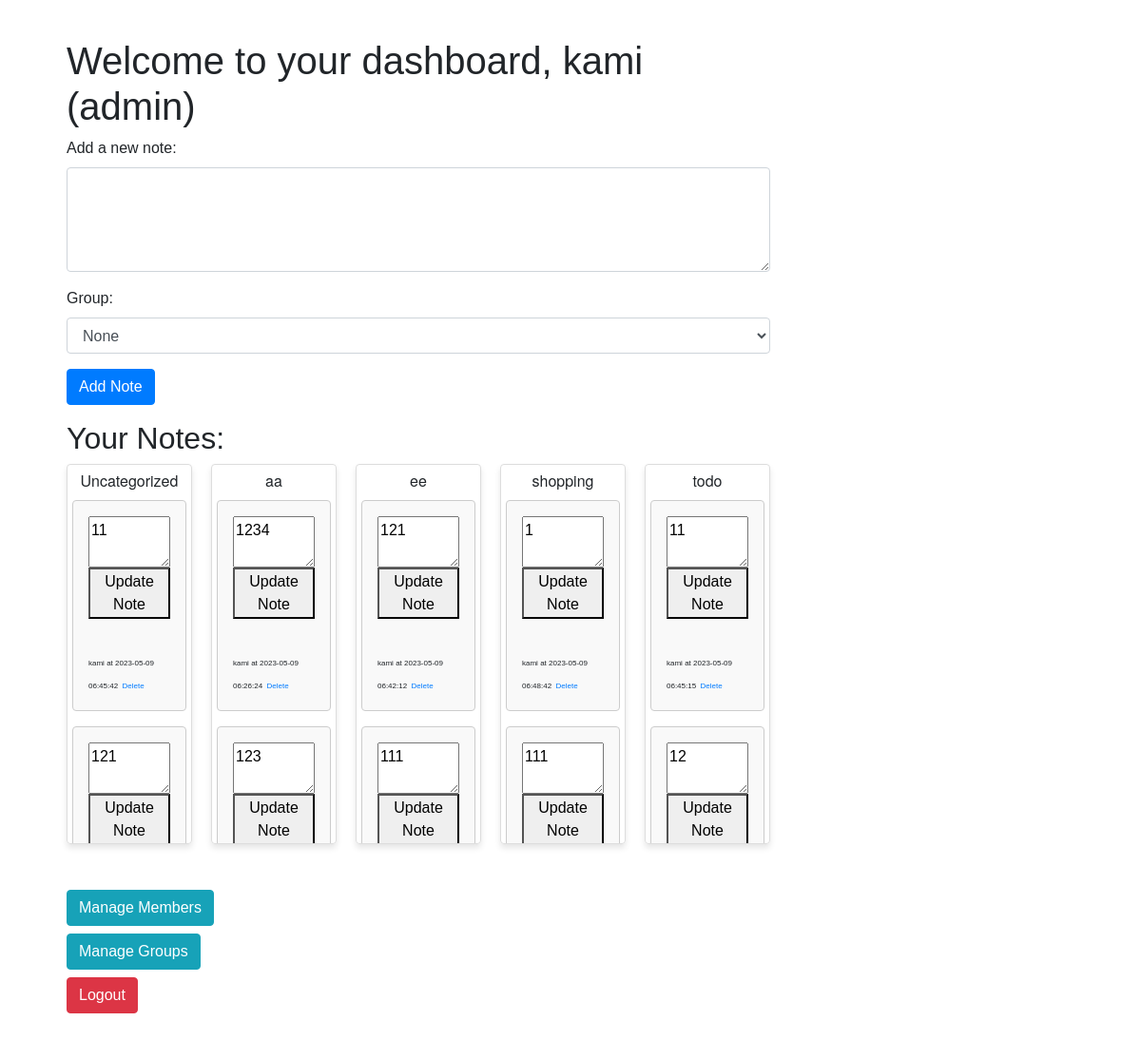
The app's page /dashboard (signed in) with its own data.
### app.py (models this page shows, shortened)
class User(UserMixin, db.Model):
    __tablename__ = 'users'
    id = db.Column(db.Integer, primary_key=True)
    email = db.Column(db.String(100), unique=True, nullable=False)
    name = db.Column(db.String(120), nullable=False)
    password = db.Column(db.String(100), nullable=False)
    role = db.Column(db.String(10), nullable=False, default='member')
    notes = db.relationship('Note', backref='author', lazy=True)
    groups = db.relationship('Group', backref='owner', lazy=True)
    members = db.relationship('Member', backref='user', lazy=True)

class Group(db.Model):
    __tablename__ = 'groups'
    id = db.Column(db.Integer, primary_key=True)
    name = db.Column(db.String(100), nullable=False)
    user_id = db.Column(db.Integer, db.ForeignKey('users.id'), nullable=False)
    notes = db.relationship('Note', backref='group', lazy=True)

class Note(db.Model):
    __tablename__ = 'notes'
    id = db.Column(db.Integer, primary_key=True)
    group_id = db.Column(db.Integer, db.ForeignKey('groups.id'), nullable=True)
    content = db.Column(db.Text, nullable=False)
    date_created = db.Column(db.DateTime, default=datetime.utcnow)
    user_id = db.Column(db.Integer, db.ForeignKey('users.id'), nullable=False)
    member_id = db.Column(db.Integer, db.ForeignKey('members.id'), nullable=True)

class Member(UserMixin, db.Model):
    __tablename__ = 'members'
    id = db.Column(db.Integer, primary_key=True)
    name = db.Column(db.String(100), nullable=False)
    email = db.Column(db.String(100), unique=True, nullable=False)
    password = db.Column(db.String(100), nullable=False)
    user_id = db.Column(db.Integer, db.ForeignKey('users.id'), nullable=False)
    is_admin = db.Column(db.Boolean, default=False)
    notes = db.relationship('Note', backref='member', lazy=True)

### app.py (the view, shortened to what this page needs)
@app.route('/dashboard', methods=['GET', 'POST'])
@login_required
def dashboard():
    if isinstance(current_user, User):
        user_id = current_user.id
        members = current_user.members
    else:
        user_id = current_user.user.id
        members = Member.query.filter_by(user_id=user_id).all()
    if isinstance(current_user, User):
        members = current_user.members
    else:
        members = Member.query.filter_by(user_id=current_user.user.id).all()
    if not members:
        new_member = Member(name=current_user.name, email=current_user.email, password=current_user.password, user_id=current_user.id, is_admin=1)
        db.session.add(new_member)
        db.session.commit()
        members = [new_member]
    if isinstance(current_user, User):
        user_id = current_user.id
        member_user_ids = [member.user_id for member in members]
    else:
        user_id = current_user.user.id
        member_user_ids = []
    visible_user_ids = [user_id] + member_user_ids
    groups = Group.query.filter(Group.user_id.in_(visible_user_ids)).order_by(Group.name.asc()).all()
    uncategorized_group = None
    for group in groups:
        if group.name == "Uncategorized":
            uncategorized_group = group
            break
    if not uncategorized_group:
        uncategorized_group = Group(name="Uncategorized", user_id=user_id)
        db.session.add(uncategorized_group)
        db.session.commit()
        groups.append(uncategorized_group)
    group_ids = [group.id for group in groups]
    notes = Note.query.filter((Note.group_id.in_(group_ids)) | (Note.group_id == None)).order_by(Note.date_created.desc()).all()
    return render_template('dashboard.html', notes=notes, groups=groups, members=members)

### app.py (called while the page is built)
@login_manager.user_loader
def load_user(user_id):
    if user_id.startswith("member_"):
        member_id = int(user_id.split("_")[1])
        return Member.query.get(member_id)
    else:
        return User.query.get(int(user_id))

### templates/dashboard.html (shortened to what this page needs)
{% extends 'base.html' %}
{% block content %}
<div class="container">
    <h1>Welcome to your dashboard, {{ current_user.name }}{% if current_user.role == 'admin' %} (admin){% endif %}</h1>
    <form action="{{ url_for('dashboard') }}" method="POST" class="mb-3">
        <div class="form-group">
            <label for="content">Add a new note:</label>
            <textarea name="content" id="content" rows="4" class="form-control" required></textarea>
        </div>
        <div class="form-group">
            <label for="group_id">Group:</label>
            <select name="group_id" class="form-control">
                <option value="">None</option>
            </select>
        </div>
        <input type="submit" value="Add Note" class="btn btn-primary">
    </form>
    <h2>Your Notes:</h2>
    <div class="note-box-container">
        {% for group in groups %}
            <div class="note-box" data-group-id="{{ group.id }}">
                <div class="note-box-title">{{ group.name }}</div>
                {% for note in notes %}
                    {% if (note.group and note.group.id == group.id) or (group.name == "Uncategorized" and not note.group_id)%}
                        <div class="note">
                            <form action="{{ url_for('update_note') }}" method="post">
                                <textarea name="note_content">{{ note.content }}</textarea>
                                <button type="submit">Update Note</button>
                            </form>
                            <span class="note-details">{{ note.member.name if note.member else 'Unknown' }} at {{ note.date_created.strftime('%Y-%m-%d %H:%M:%S')}}</span>
                            <a href="{{ url_for('delete_note', note_id=note.id) }}"><span class="note-details">Delete</span></a>
                        </div>
                    {% endif %}
                {% endfor %}
            </div>
        {% endfor %}
    </div>
    <br>
    <br>
    {% if current_user.role == 'admin' %}
        <a href="{{ url_for('members') }}" class="btn btn-info">Manage Members</a>
    {% endif %}
    <br>
    <a href="{{ url_for('groups') }}" class="btn btn-info mt-2">Manage Groups</a>
    <br>
    <a href="{{ url_for('logout') }}" class="btn btn-danger mt-2">Logout</a>
</div>
{% endblock %}

### static/styles.css (style rules this page uses)
body { font-family: Arial, sans-serif; max-width: 800px; margin: 40px; }
form { margin-bottom: 2em; }
textarea { display: block; width: 100%; resize: vertical; }
.note { border: 1px solid #ccc; padding: 1em; border-radius: 4px; background-color: #f9f9f9; margin-bottom: 1rem; }
.note-details { font-size: 1em !important; }
.note-box-container { display: flex; flex-wrap: wrap; gap: 20px; }
.note-box { border: 1px solid #ddd; border-radius: 4px; padding: 5px; flex: 1; min-width: calc(20% - 20px); max-height: 400px; overflow-y: auto; position: relative; box-shadow: 0 4px 6px rgba(0, 0, 0, 0.1); }
.note-box-title { font-size: 1em; font-weight: italic; margin-bottom: 8px; text-align: center; font-family: 'Helvetica Neue', sans-serif; }
.note { margin-bottom: 1rem; }
.note-details { font-size: 0.5em !important; }

### records on screen
User: name "kami"
Group: name "Uncategorized"
Note: note_content "11", member "kami", date_created "2023-05-09 06:45:42"
Note: note_content "121"
Group: name "aa"
Note: note_content "1234", member "kami", date_created "2023-05-09 06:26:24"
Note: note_content "123"
Group: name "ee"
Note: note_content "121", member "kami", date_created "2023-05-09 06:42:12"
Note: note_content "111"
Group: name "shopping"
Note: note_content "1", member "kami", date_created "2023-05-09 06:48:42"
Note: note_content "111"
Group: name "todo"
Note: note_content "11", member "kami", date_created "2023-05-09 06:45:15"
Note: note_content "12"
